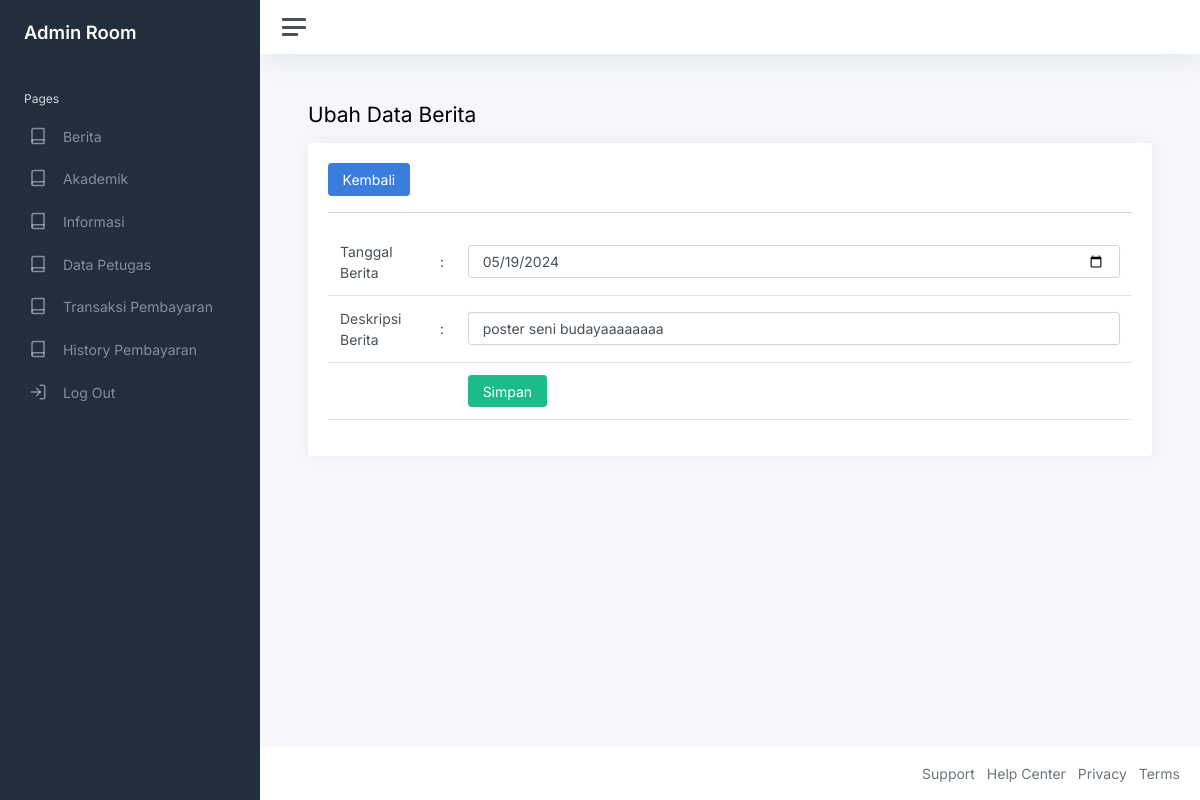
The page /01-ummetro/index.php?page=ubah_berita&id=27 (signed in) on the database its author committed.
### tables this page shows
CREATE TABLE `berita` (
  `id_berita` int(11) NOT NULL,
  `gambar_berita` varchar(255) DEFAULT NULL,
  `tanggal_berita` varchar(255) DEFAULT NULL,
  `deskripsi_berita` text DEFAULT NULL
);

### 01-ummetro/ubah_berita.php (the view, shortened to what this page needs)
<?php
$id = $_GET['id'];
$query = mysqli_query($konek, "SELECT*FROM berita WHERE id_berita=$id");
$data = mysqli_fetch_array($query);
?>
<h1 class="h3 mb-3">Ubah Data Berita</h1>
<div class="row">
    <div class="col-12">
        <div class="card">
            <div class="card-body">
                <a href="?page=berita" class="btn btn-primary">Kembali</a>
                <hr>
                <form action="" method="post">
                    <table class="table">
                        <tr>
                            <td width="100">Tanggal Berita</td>
                            <td width="1">:</td>
                            <td><input value="<?php echo $data['tanggal_berita'];?>" type="date" name="tanggal_berita" class="form-control"></td>
                        </tr>
                        <tr>
                            <td width="100">Deskripsi Berita</td>
                            <td width="1">:</td>
                            <td><input value="<?php echo $data['deskripsi_berita'];?>" type="text" name="deskripsi_berita" class="form-control"></td>
                        </tr>
                        <tr>
                            <td></td>
                            <td></td>
                            <td><button class="btn btn-success" type="submit">Simpan</button></td>
                        </tr>
                    </table>
                </form>
            </div>
        </div>
    </div>
</div>

### rows shown on the page
berita: tanggal_berita "05/19/2024", deskripsi_berita "poster seni budayaaaaaaaa"
